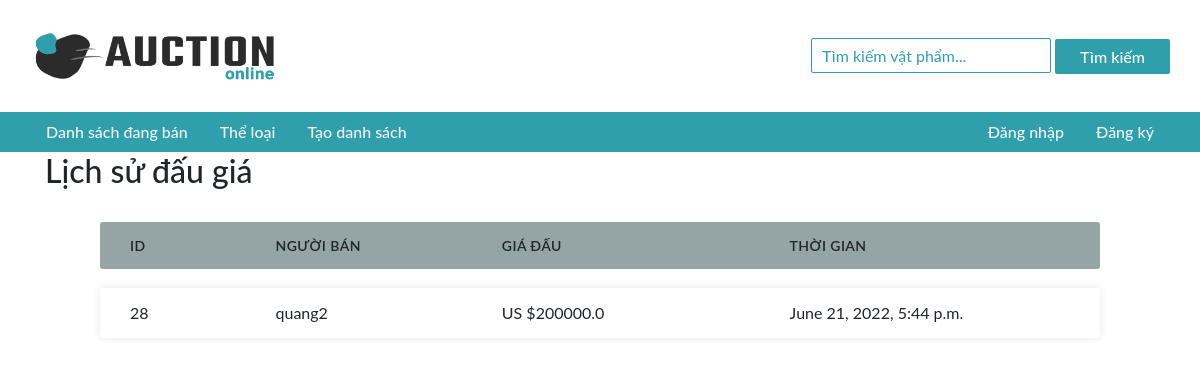
/listing/39/bids, run on the app's committed database.
### auctions/models.py (models this page shows, shortened)
class UserBid(models.Model):
    bidder = models.ForeignKey(User, on_delete=models.CASCADE, related_name="user_bid")
    listing = models.ManyToManyField(Listing, related_name="bids")
    bid = models.FloatField()
    time = models.DateTimeField(datetime.now)

class User(AbstractUser):
    watchlist = models.ManyToManyField(Listing, blank=True, related_name="watchers")
    listing = models.ManyToManyField(Listing, blank=True, related_name="creater")
    bought_items = models.ManyToManyField(Listing, blank=True, related_name="buyer")
    def __str__(self):
        return f"{self.username}"

### auctions/views.py (the view)
# urls.py: path("listing/<int:id>/bids", views.bids, name="bids"),
def bids(request, id):
    list_item = Listing.objects.get(id=id)
    bids = UserBid.objects.filter(listing=list_item).all().order_by('-id')
    creater = list_item.creater.get()
    if request.user == creater:
        creater_view = True
    else:
        creater_view = False
    return render(request, "auctions/bids.html", {
        "bids":bids,
        "list":list_item,
        "creater_view":creater_view
    })

### auctions/templates/auctions/bids.html (shortened to what this page needs)
{% extends 'auctions/layout.html' %}
{% block body %}
    <div class="container">
        <div class="heading">
            <h2>
                <form action="{% url 'auction_command' %}" method="POST">
                    Lịch sử đấu giá&nbsp;
                </form>
            </h2>
        </div>
        <div class="listing-lower">
            {% if bids %}
                <div class="bids-div">
                    <ul class="responsive-table">
                        <li class="table-header">
                            <div class="col col-1">Id</div>
                            <div class="col col-2">Người bán</div>
                            <div class="col col-3">Giá đấu</div>
                            <div class="col col-4">Thời gian</div>
                        </li>
                        {% for bid in bids %}
                            <li class="table-row">
                                <div class="col col-1" data-label="Bid Id">{{bid.id}}</div>
                                <div class="col col-2" data-label="Bidder">{{bid.bidder}}</div>
                                <div class="col col-3" data-label="Bid Amount">US ${{bid.bid}}</div>
                                <div class="col col-4" data-label="Bid Time">{{bid.time}}</div>
                            </li>
                        {% endfor %}
                    </ul>
                </div>
            {% else %}
                <center>Chưa được đấu giá.</center>
            {% endif %}
        </div>
    </div>
{% endblock %}

### auctions/static/auctions/styles.css (style rules this page uses)
body { padding: 0px; word-break: break-all; font-family: 'lato', sans-serif; }
.listing-lower { margin-top: 2em; margin-bottom: 2em; }
.bids-div { max-width: 1000px; margin-left: auto; margin-right: auto; }
.responsive-table { padding-left: 0px; }
.responsive-table li { border-radius: 3px; padding: 13px 15px; display: flex; justify-content: space-between; margin-bottom: 19px; }
.table-header { background-color: #95A5A6; font-size: 14px; font-weight: 600; text-transform: uppercase; letter-spacing: 0.03em; }
.table-row { background-color: #ffffff; box-shadow: 0px 0px 9px 0px rgba(0,0,0,0.1); }
.col-1 { flex-basis: 10%; }
.col-2 { flex-basis: 30%; }
.col-3 { flex-basis: 23%; }
.col-4 { flex-basis: 32%; }

### data on the page
UserBid: id "28", bidder "quang2", bid "200000.0", time "June 21, 2022, 5:44 p.m."
